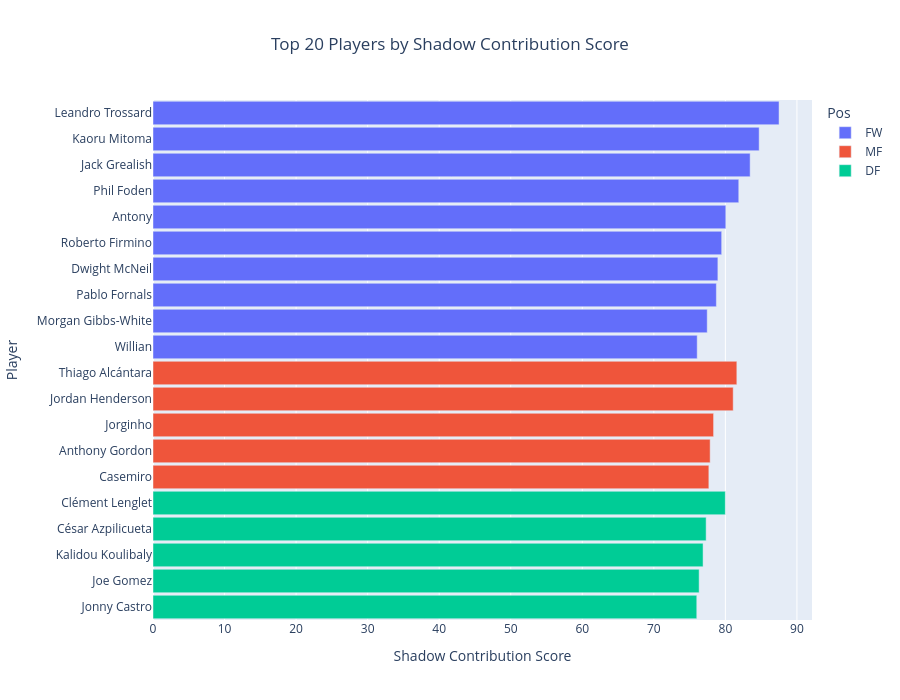

The notebook cell this image was saved under:
### Code cell
fig = px.bar(
    top_players,
    x="SCS",
    y="Player",
    color="Pos",
    orientation="h",
    title="Top 20 Players by Shadow Contribution Score",
    hover_data=["Squad", "Goals"]
)

fig.update_layout(
    yaxis=dict(autorange="reversed"),
    xaxis_title="Shadow Contribution Score",
    yaxis_title="Player",
    height=700,
    bargap=0.10,
    title_x = 0.5,
    hoverlabel=dict(
        bgcolor="white",
        font_size=12,
        font_family="Arial"
    )
)

fig.show()

### Figure 1 — Plotly figure (JSON) as saved in the notebook; plotly's stock layout.template omitted (floating-point values rounded to 4 significant figures)
{"data": [{"customdata": [["Arsenal", 8], ["Brighton", 5], ["Manchester City", 2], ["Manchester City", 7], ["Manchester Utd", 3], ["Liverpool", 7], ["Everton", 2], ["West Ham", 1], ["Wolves", 2], ["Fulham", 3]], "hovertemplate": "Pos=FW<br>SCS=%{x}<br>Player=%{y}<br>Squad=%{customdata[0]}<br>Goals=%{customdata[1]}<extra></extra>", "legendgroup": "FW", "marker": {"color": "#636efa", "pattern": {"shape": ""}}, "name": "FW", "orientation": "h", "showlegend": true, "textposition": "auto", "type": "bar", "x": [87.5, 84.72, 83.46, 81.87, 80.06, 79.48, 78.95, 78.74, 77.46, 76.06], "xaxis": "x", "y": ["Leandro Trossard", "Kaoru Mitoma", "Jack Grealish", "Phil Foden", "Antony", "Roberto Firmino", "Dwight McNeil", "Pablo Fornals", "Morgan Gibbs-White", "Willian"], "yaxis": "y"}, {"customdata": [["Liverpool", 0], ["Liverpool", 0], ["Arsenal", 2], ["Newcastle Utd", 3], ["Manchester Utd", 2]], "hovertemplate": "Pos=MF<br>SCS=%{x}<br>Player=%{y}<br>Squad=%{customdata[0]}<br>Goals=%{customdata[1]}<extra></extra>", "legendgroup": "MF", "marker": {"color": "#EF553B", "pattern": {"shape": ""}}, "name": "MF", "orientation": "h", "showlegend": true, "textposition": "auto", "type": "bar", "x": [81.6, 81.09, 78.35, 77.87, 77.69], "xaxis": "x", "y": ["Thiago Alcántara", "Jordan Henderson", "Jorginho", "Anthony Gordon", "Casemiro"], "yaxis": "y"}, {"customdata": [["Tottenham", 0], ["Chelsea", 0], ["Chelsea", 2], ["Liverpool", 0], ["Wolves", 0]], "hovertemplate": "Pos=DF<br>SCS=%{x}<br>Player=%{y}<br>Squad=%{customdata[0]}<br>Goals=%{customdata[1]}<extra></extra>", "legendgroup": "DF", "marker": {"color": "#00cc96", "pattern": {"shape": ""}}, "name": "DF", "orientation": "h", "showlegend": true, "textposition": "auto", "type": "bar", "x": [79.99, 77.31, 76.88, 76.33, 76.0], "xaxis": "x", "y": ["Clément Lenglet", "César Azpilicueta", "Kalidou Koulibaly", "Joe Gomez", "Jonny Castro"], "yaxis": "y"}], "layout": {"bargap": 0.1, "barmode": "relative", "height": 700, "hoverlabel": {"bgcolor": "white", "font": {"family": "Arial", "size": 12}}, "legend": {"title": {"text": "Pos"}, "tracegroupgap": 0}, "title": {"text": "Top 20 Players by Shadow Contribution Score", "x": 0.5}, "xaxis": {"anchor": "y", "domain": [0, 1], "title": {"text": "Shadow Contribution Score"}}, "yaxis": {"anchor": "x", "autorange": "reversed", "domain": [0, 1], "title": {"text": "Player"}}}}
